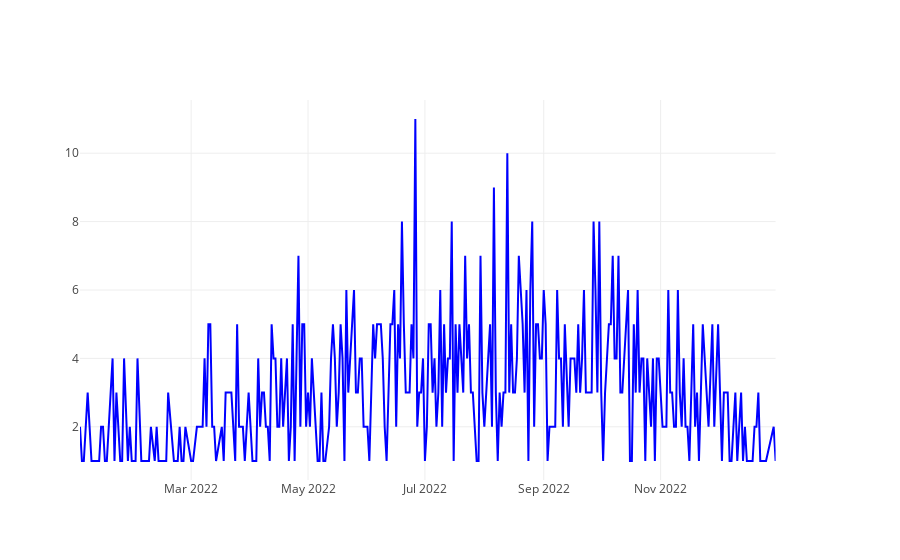

This figure's notebook cell:
### Code cell
fig_2.add_trace(
go.Scatter(x = df['date'], y = df['bike_rides_daily'], name = 'Daily bike rides', marker={'color': df['bike_rides_daily'],'color': 'blue'}),
secondary_y = False
)

### Figure 1 — Plotly figure (JSON) as saved in the notebook; plotly's stock layout.template omitted (floating-point values rounded to 4 significant figures; data arrays with more than 128 entries replaced by an {"elided": "..."} marker saying what was removed)
{"data": [{"marker": {"color": "blue"}, "name": "Daily bike rides", "type": "scatter", "x": {"elided": "1000 str values"}, "xaxis": "x", "y": {"elided": "1000 int values"}, "yaxis": "y"}], "layout": {"xaxis": {"anchor": "y", "domain": [0, 0.94]}, "yaxis": {"anchor": "x", "domain": [0, 1]}, "yaxis2": {"anchor": "x", "overlaying": "y", "side": "right"}}}
